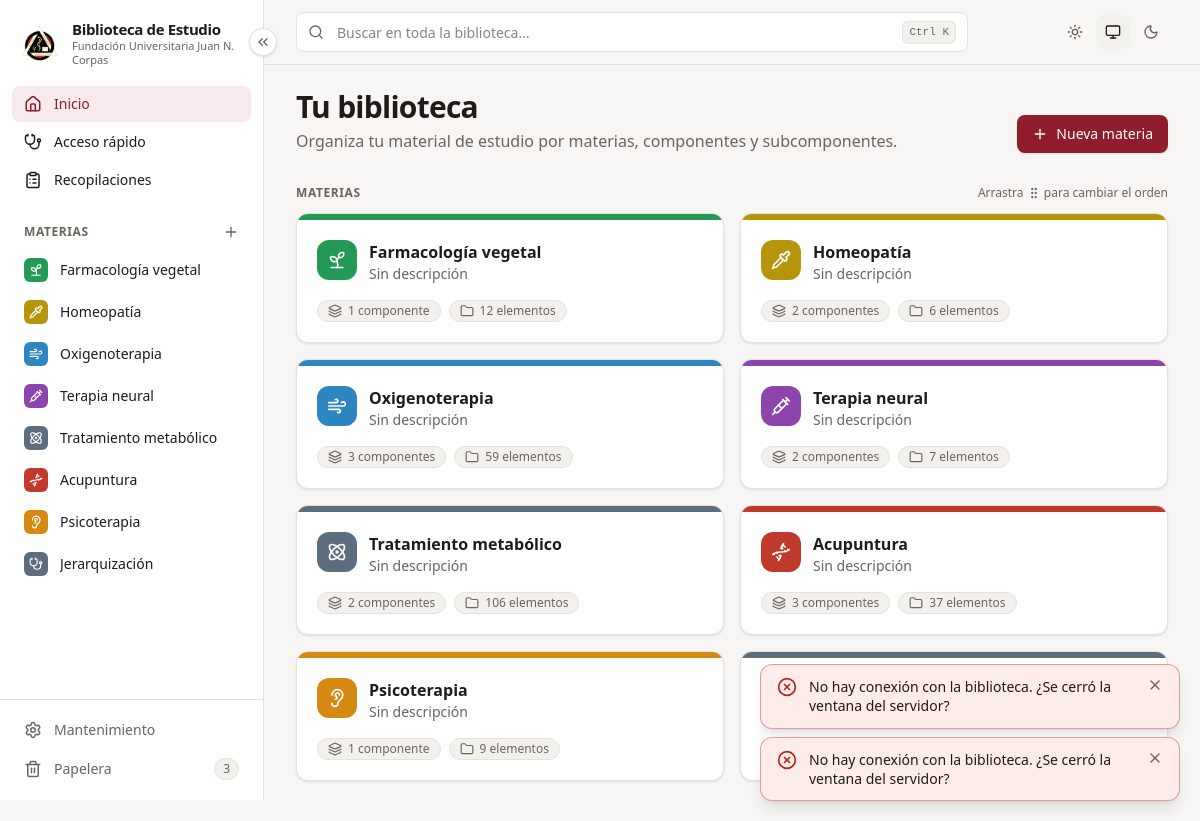
The page / on the database its author committed.
### tables this page shows
CREATE TABLE materias (
        id           INTEGER PRIMARY KEY,
        nombre       TEXT    NOT NULL,
        slug         TEXT    NOT NULL,
        descripcion  TEXT    NOT NULL DEFAULT '',
        color        TEXT    NOT NULL,
        icono        TEXT    NOT NULL,
        orden        INTEGER NOT NULL DEFAULT 0,
        archivada    INTEGER NOT NULL DEFAULT 0,
        papelera_id  INTEGER,
        creado       TEXT    NOT NULL,
        actualizado  TEXT    NOT NULL
    , oculta INTEGER NOT NULL DEFAULT 0, en_busqueda INTEGER NOT NULL DEFAULT 1);

### app/routers/paginas.py (the view)
@router.get("/")
def inicio(request: Request, con: sqlite3.Connection = Depends(obtener_db)):
    from ..services import favoritos as fav
    from ..services import imagenes, pdfs
    return pagina(request, con, "paginas/inicio.html",
                  materias=bib.listar_materias(con), archivadas=bib.listar_materias(con, archivadas=True),
                  recientes=fav.recientes(con, 8), favoritos=fav.favoritos(con, 12),
                  ocr_paginas=pdfs.ocr_pendiente_total(con), ocr_imagenes=imagenes.ocr_pendientes(con))

### app/templates/paginas/inicio.html (shortened to what this page needs)
{% extends "base.html" %}
{% from "macros.html" import icono, ficha_materia, vacio, boton_modal, plural %}
{% block contenido %}
<div class="mb-8 flex flex-wrap items-end justify-between gap-4">
  <div>
    <h1 class="text-2xl font-bold tracking-tight sm:text-3xl">Tu biblioteca</h1>
    <p class="mt-1 text-tenue">Organiza tu material de estudio por materias, componentes y subcomponentes.</p>
  </div>
  {% if materias %}{{ boton_modal("/materias/nueva", "Nueva materia") }}{% endif %}
</div>
{% if not materias and not archivadas %}
  {% call vacio("graduation-cap", "Aún no hay materias. Crea la primera",
               "Una materia agrupa todo lo de una asignatura (por ejemplo Anatomía o Farmacología). Dentro podrás crear componentes como «Parcial 1» o «Atlas» y cargar Excel, PDF, imágenes y notas.") %}
    {{ boton_modal("/materias/nueva", "Crear la primera materia") }}
  {% endcall %}
{% else %}
  <section aria-labelledby="t-materias">
    <div class="mb-3 flex items-center justify-between">
      <h2 id="t-materias" class="titulo-seccion">Materias</h2>
      {% if materias|length > 1 %}<p class="hidden text-xs text-tenue sm:block">Arrastra {{ icono("grip-vertical", "inline size-3.5 -mt-0.5") }} para cambiar el orden</p>{% endif %}
    </div>
    {% if materias %}
    <ul class="grid gap-4 sm:grid-cols-2 xl:grid-cols-3 2xl:grid-cols-4" x-data="ordenable" data-url="/materias/orden">
      {% for m in materias %}
      <li data-id="{{ m.id }}" class="tarjeta group relative flex flex-col overflow-hidden transition hover:-translate-y-0.5 hover:border-borde-fuerte">
        <span class="h-1.5 w-full" style="background: {{ m.color_hex }}"></span>
        <div class="flex flex-1 flex-col gap-3 p-5">
          <div class="flex items-start gap-3">
            {{ ficha_materia(m) }}
            <div class="min-w-0 flex-1">
              <h3 class="truncate text-base font-semibold"><a href="/materias/{{ m.id }}" class="after:absolute after:inset-0">{{ m.nombre }}</a></h3>
              <p class="line-clamp-2 text-sm text-tenue">{{ m.descripcion or "Sin descripción" }}</p>
            </div>
          </div>
          <div class="mt-auto flex flex-wrap gap-2 pt-1">
            <span class="chip">{{ icono("layers", "size-3.5") }}{{ plural(m.num_componentes, "componente", "componentes") }}</span>
            <span class="chip">{{ icono("folder", "size-3.5") }}{{ plural(m.num_elementos, "elemento", "elementos") }}</span>
          </div>
        </div>
      </li>
      {% endfor %}
    </ul>
    {% else %}
      <p class="rounded-xl border border-dashed border-borde-fuerte p-6 text-center text-sm text-tenue">Todas tus materias están archivadas.</p>
    {% endif %}
  </section>
{% endif %}
{% endblock %}

### app/templates/macros.html (shortened to what this page needs)
{% macro icono(nombre, clase="size-4") -%}
<svg class="ic {{ clase }}" aria-hidden="true"><use href="{{ SPRITE }}#{{ nombre }}"/></svg>
{%- endmacro %}
{% macro ficha_materia(m, clase="size-10", tam_icono="size-5") -%}
<span class="grid {{ clase }} shrink-0 place-items-center rounded-xl text-white"
      style="background: {{ m.color_hex }}">{{ icono(m.icono, tam_icono) }}</span>
{%- endmacro %}
{% macro boton_modal(url, texto, nombre_icono="plus", clase="btn-primario") -%}
<button type="button" class="{{ clase }}" hx-get="{{ url }}" hx-target="#modal" hx-swap="innerHTML">
  {{ icono(nombre_icono) }}{{ texto }}
</button>
{%- endmacro %}
{% macro plural(n, singular, plural_) -%}{{ n }} {{ singular if n == 1 else plural_ }}{%- endmacro %}

### app/templates/parciales/barra_lateral.html (shortened to what this page needs)
{% from "macros.html" import icono %}
<aside class="barra-lateral sticky top-0 z-30 hidden h-screen shrink-0 flex-col border-r border-borde bg-superficie lg:flex" aria-label="Menú principal">
  <button type="button" class="boton-plegar absolute -right-3.5 top-7 z-10 grid size-7 place-items-center rounded-full border border-borde bg-superficie text-tenue shadow-sm hover:border-marca hover:text-marca"
          x-data @click="$store.menu.alternar()" :title="$store.menu.plegado ? 'Desplegar menú' : 'Replegar menú'"
          :aria-label="$store.menu.plegado ? 'Desplegar menú' : 'Replegar menú'">
    {{ icono("chevrons-left", "size-4 transition-transform") }}
  </button>
  <a href="/" class="item-menu flex items-center gap-3 px-5 pb-5 pt-5">
    <img src="/static/marca/logo-corpas.png" alt="Escudo de la {{ INSTITUCION }}" class="size-10 shrink-0 object-contain">
    <span class="solo-desplegado leading-tight">
      <strong class="block text-[15px] tracking-tight">{{ NOMBRE_APP }}</strong>
      <span class="block text-[11px] text-tenue">{{ INSTITUCION }}</span>
    </span>
  </a>
  <nav class="flex min-h-0 flex-1 flex-col gap-0.5 overflow-y-auto px-3 pb-3">
    {% set en_inicio = request.url.path == "/" %}
    <a href="/" title="Inicio" class="item-menu flex items-center gap-3 rounded-lg px-3 py-2 text-sm font-medium {{ 'bg-marca-suave text-marca' if en_inicio else 'text-texto hover:bg-superficie-2' }}">
      {{ icono("house", "size-[18px]") }}<span class="solo-desplegado">Inicio</span>
    </a>
    {% if ACCESO_RAPIDO_ACTIVO %}
    {% set en_dx = request.url.path.startswith("/acceso-rapido") %}
    <a href="/acceso-rapido" title="Acceso rápido por síntomas" class="item-menu flex items-center gap-3 rounded-lg px-3 py-2 text-sm font-medium {{ 'bg-marca-suave text-marca' if en_dx else 'text-texto hover:bg-superficie-2' }}">
      {{ icono("stethoscope", "size-[18px]") }}<span class="solo-desplegado">Acceso rápido</span>
    </a>
    {% endif %}
    {% set en_recop = request.url.path.startswith("/recopilaciones") %}
    <a href="/recopilaciones" title="Recopilaciones" class="item-menu flex items-center gap-3 rounded-lg px-3 py-2 text-sm font-medium {{ 'bg-marca-suave text-marca' if en_recop else 'text-texto hover:bg-superficie-2' }}">
      {{ icono("clipboard-list", "size-[18px]") }}<span class="solo-desplegado">Recopilaciones</span>
    </a>
    <div class="solo-desplegado mt-5 mb-1 flex items-center justify-between px-3">
      <span class="titulo-seccion">Materias</span>
      <button type="button" class="-mr-1 rounded-md p-1 text-tenue hover:bg-superficie-2 hover:text-marca" title="Nueva materia" aria-label="Nueva materia"
              hx-get="/materias/nueva" hx-target="#modal">{{ icono("plus") }}</button>
    </div>
    {% for m in materias_menu %}
      {% set activa = materia_activa|default(None) == m.id %}
      <a href="/materias/{{ m.id }}" title="{{ m.nombre }}"
         class="item-menu group flex items-center gap-3 rounded-lg px-3 py-2 text-sm {{ 'bg-superficie-2 font-semibold text-texto' if activa else 'text-texto hover:bg-superficie-2' }}">
        <span class="grid size-6 shrink-0 place-items-center rounded-md text-white" style="background: {{ m.color_hex }}">{{ icono(m.icono, "size-3.5") }}</span>
        <span class="solo-desplegado min-w-0 flex-1 truncate">{{ m.nombre }}</span>
      </a>
    {% else %}
      <p class="solo-desplegado px-3 py-2 text-xs text-tenue">Aún no hay materias.</p>
    {% endfor %}
  </nav>
  <div class="flex flex-col gap-0.5 border-t border-borde p-3">
    <a href="/mantenimiento" title="Mantenimiento y respaldos"
       class="item-menu flex items-center gap-3 rounded-lg px-3 py-2 text-sm {{ 'bg-superficie-2 font-semibold' if request.url.path == '/mantenimiento' else 'text-tenue hover:bg-superficie-2 hover:text-texto' }}">
      {{ icono("settings", "size-[18px]") }}<span class="solo-desplegado flex-1">Mantenimiento</span>
    </a>
    <a href="/papelera" title="Papelera"
       class="item-menu flex items-center gap-3 rounded-lg px-3 py-2 text-sm {{ 'bg-superficie-2 font-semibold' if request.url.path == '/papelera' else 'text-tenue hover:bg-superficie-2 hover:text-texto' }}">
      {{ icono("trash-2", "size-[18px]") }}<span class="solo-desplegado flex-1">Papelera</span>
      {% if en_papelera %}<span class="solo-desplegado chip px-2">{{ en_papelera }}</span>{% endif %}
    </a>
  </div>
</aside>

### rows shown on the page
materias: nombre "Farmacología vegetal", descripcion "Sin descripción", n "1 12", singular "componente elementos"
materias: nombre "Homeopatía", descripcion "Sin descripción", n "2 6", singular "componentes elementos"
materias: nombre "Oxigenoterapia", descripcion "Sin descripción", n "3 59", singular "componentes elementos"
materias: nombre "Terapia neural", descripcion "Sin descripción", n "2 7", singular "componentes elementos"
materias: nombre "Tratamiento metabólico", descripcion "Sin descripción", n "2 106", singular "componentes elementos"
materias: nombre "Acupuntura", descripcion "Sin descripción", n "3 37", singular "componentes elementos"
materias: nombre "Psicoterapia", descripcion "Sin descripción", en_busqueda "1 9", singular "componente elementos"
materias: nombre "Jerarquización"

### other values the page prints
{{ NOMBRE_APP }} "Biblioteca de Estudio"
{{ INSTITUCION }} "Fundación Universitaria Juan N. Corpas"
{{ en_papelera }} "3"
{{ texto }} "Nueva materia"
